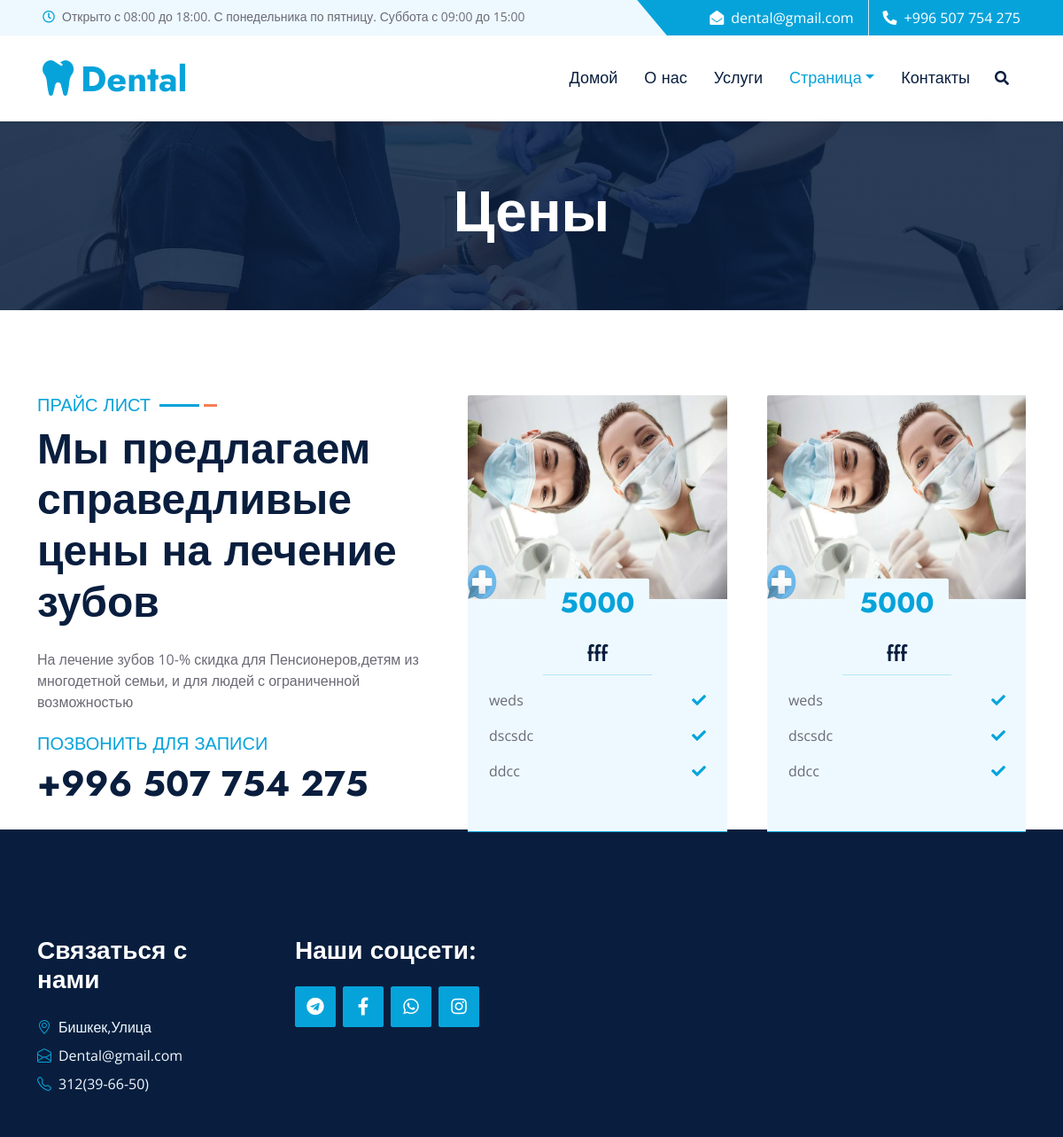
Before: /price/ with the older database file.
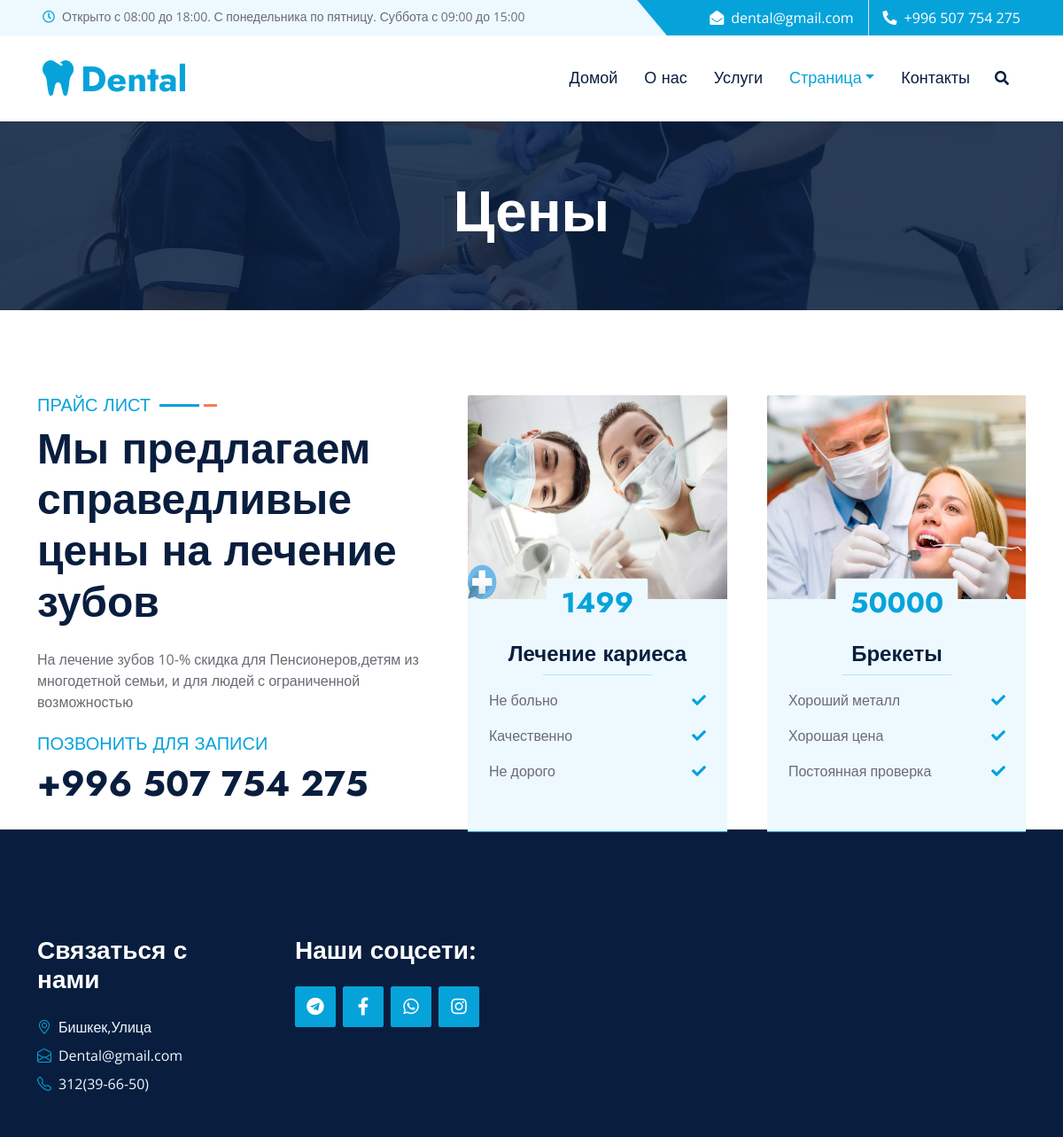
After: the same page with the newer database file.
### first/models.py (models this page shows, shortened)
class Service(models.Model):
    name = models.CharField(verbose_name="service_name", max_length=255)
    price = models.PositiveIntegerField(default=0)
    description1 = models.CharField(verbose_name="description", max_length=25)
    description2 = models.CharField(verbose_name="description", max_length=25)
    description3 = models.CharField(verbose_name="description", max_length=25)
    doctor = models.ManyToManyField('Doctor', verbose_name="doctor", related_name="doctor")
    img = models.ImageField(verbose_name='Image', blank=True)
    time = models.CharField(verbose_name="time", default="24/7", max_length=20)

### first/views.py (the view)
# urls.py: path('price/', views.price, name='price'),
def price(request):
    service_main = Service.objects.all()
    contex = {
        'service_main': service_main,
    }
    return render(request, 'price.html', contex)

### first/templates/price.html (shortened to what this page needs)
{% extends 'main/base.html' %}
{% load static %}
{% block url %}
<a href="{% url 'home' %}" class="nav-item nav-link">Домой</a>
<a href="{% url 'about' %}" class="nav-item nav-link">О нас</a>
<a href="{% url 'service' %}" class="nav-item nav-link">Услуги</a>
<div class="nav-item dropdown">
    <a href="#" class="nav-link dropdown-toggle active" data-bs-toggle="dropdown">Страница</a>
</div>
<a href="{% url 'contact' %}" class="nav-item nav-link">Контакты</a>
{% endblock %}
{% block content %}
    <div class="container-fluid bg-primary py-5 hero-header mb-5">
        <div class="row py-3">
            <div class="col-12 text-center">
                <h1 class="display-3 text-white animated zoomIn">Цены</h1>
            </div>
        </div>
    </div>
    <div class="container-fluid py-5 wow fadeInUp" data-wow-delay="0.1s">
        <div class="container">
            <div class="row g-5">
                <div class="col-lg-5">
                    <div class="section-title mb-4">
                        <h5 class="position-relative d-inline-block text-primary text-uppercase">Прайс Лист</h5>
                        <h1 class="display-5 mb-0">Мы предлагаем справедливые цены на лечение зубов</h1>
                    </div>
                    <p class="mb-4">На лечение зубов 10-% скидка для Пенсионеров,детям из многодетной семьи, и для людей с ограниченной возможностью</p>
                    <h5 class="text-uppercase text-primary wow fadeInUp" data-wow-delay="0.3s">Позвонить для записи </h5>
                    <h1 class="wow fadeInUp" data-wow-delay="0.6s">+996 507 754 275</h1>
                </div>
                <div class="col-lg-7">
                    <div class="owl-carousel price-carousel wow zoomIn" data-wow-delay="0.9s">
                        {% for i in service_main %}
                        <div class="price-item pb-4">
                            <div class="position-relative">
                                <img class="img-fluid rounded-top" style="width: 100%; height: 230px;" src="{{ i.img.url }}" alt="">
                                <div class="d-flex align-items-center justify-content-center bg-light rounded pt-2 px-3 position-absolute top-100 start-50 translate-middle" style="z-index: 2;">
                                    <h2 class="text-primary m-0">{{ i.price }}</h2>
                                </div>
                            </div>
                            <div class="position-relative text-center bg-light border-bottom border-primary py-5 p-4">
                                <h4>{{ i.name }}</h4>
                                <hr class="text-primary w-50 mx-auto mt-0">
                                <div class="d-flex justify-content-between mb-3"><span>{{ i.description1 }}</span><i class="fa fa-check text-primary pt-1"></i></div>
                                <div class="d-flex justify-content-between mb-3"><span>{{ i.description2 }}</span><i class="fa fa-check text-primary pt-1"></i></div>
                                <div class="d-flex justify-content-between mb-2"><span>{{ i.description3 }}</span><i class="fa fa-check text-primary pt-1"></i></div>
                            </div>
                        </div>
                        {% endfor %}
                    </div>
                </div>
            </div>
        </div>
    </div>
{% endblock %}

Changed rows visible on the page:
removed Service: img (picture), price "5000", name "fff", description1 "weds", description2 "dscsdc", description3 "ddcc"
added Service: img (picture), price "1499", name "Лечение кариеса", description1 "Не больно", description2 "Качественно", description3 "Не дорого"
added Service: img (picture), price "50000", name "Брекеты", description1 "Хороший металл", description2 "Хорошая цена", description3 "Постоянная проверка"
